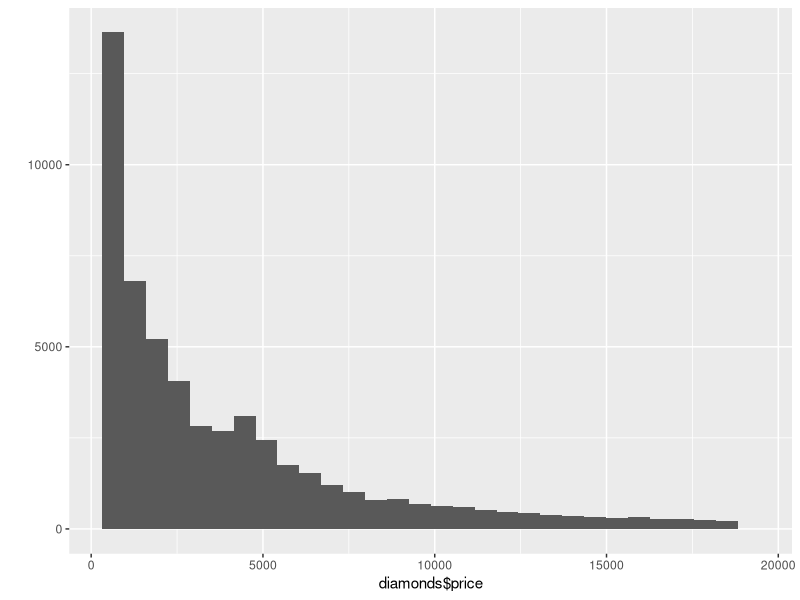
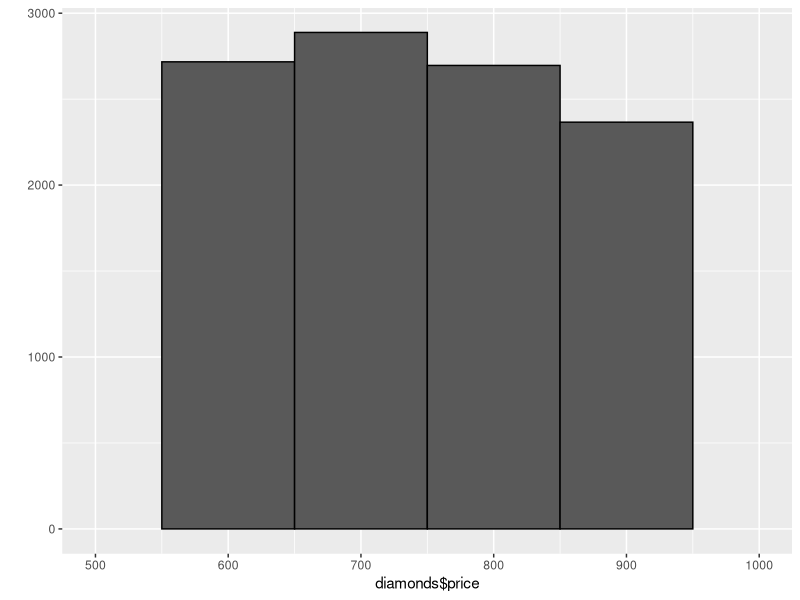
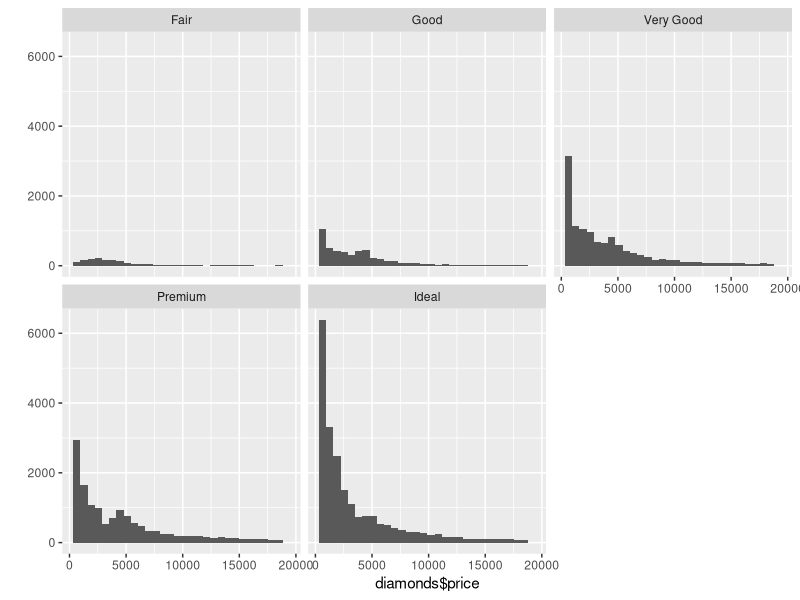
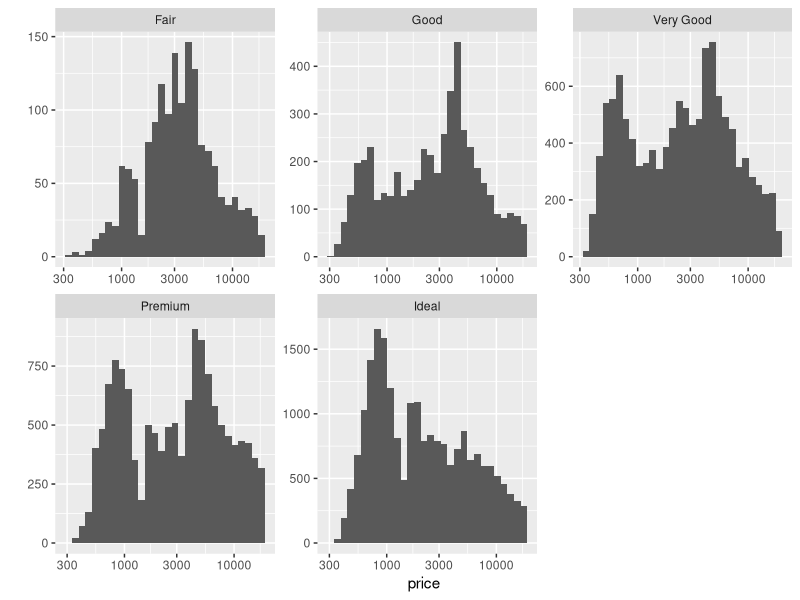
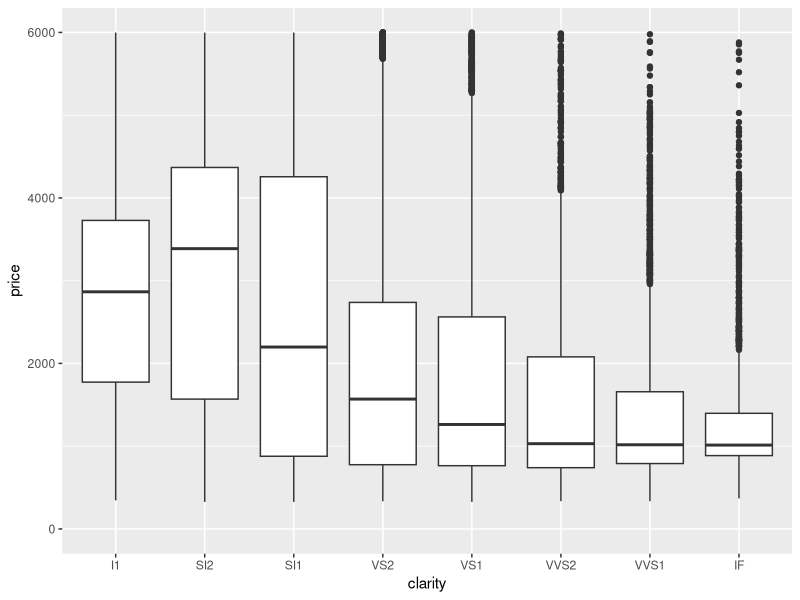
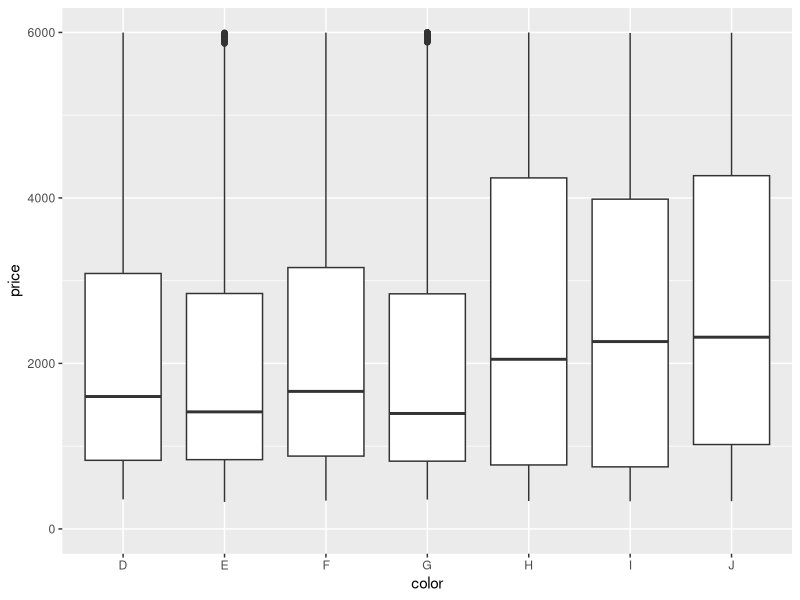

Reproduce these figures in R, in order. (Note: this script raises an error after producing the figures.)
library(ggplot2) #must load the ggplot package first
data(diamonds) #loads the diamonds data set since it comes with the ggplot package
names(diamonds)
summary(diamonds)
?diamonds

qplot(x = diamonds$price, data = diamonds)
qplot(x = diamonds$price, data = diamonds, xlim = c(500,1000),
      binwidth = 100, color = I('black'))

less500 <- subset(diamonds, diamonds$price <500)
less250 <- subset(diamonds, diamonds$price < 250)
more15000 <- subset(diamonds, diamonds$price >= 15000)

qplot(x = diamonds$price, data = diamonds)+
  facet_wrap(~cut)

summary(diamonds)

most <- subset(diamonds, diamonds$price == 18823)
most
lowest <- subset(diamonds, diamonds$price == 326)
lowest

by(diamonds, diamonds$cut, summary)
qplot(x = price, data = diamonds) + 
  facet_wrap(~cut, scales = "free") +
  scale_x_log10()

qplot(x = clarity, y = price,
      data = diamonds, 
      geom = 'boxplot')+
  scale_y_continuous(limits = c(0,6000))

qplot(x = color, y = price,
      data = diamonds, 
      geom = 'boxplot')+
  scale_y_continuous(limits = c(0,6000))
names(diamonds)
?diamonds
colorD = subset(diamonds,color == 'D')
colorJ = subset(diamonds,color == 'J')
summary(colorD)
summary(colorJ)

IQR(colorD$price)
IQR(colorJ$price)

qplot(x = friend_count, y = ..count../sum(..count..), 
      data = subset(pf, !is.na(gender)),
      xlab = 'Friend Count',
      ylab = 'Proportion of Users with that Friend Count',
      binwidth = 10, geom = 'freqpoly', color = gender) +
  scale_x_continuous(lim = c(0,1000), breaks = seq(0, 1000, 50))

qplot(x = carat, data = diamonds,binwidth = 0.5)+
  scale_x_continuous(breaks = seq(0.25, 1.5, 0.1), lim = c(0.25,5))+
  scale_y_continuous(breaks = seq(0,10000,1000), lim = c(0,3000))

qplot(x = carat, data = diamonds, geom = 'freqpoly')+
  scale_x_continuous(breaks = seq(0,2.5,0.2), lim = c(0,2.5))+
  scale_y_continuous(lim = c(2000,15000))

summary(diamonds$carat)

df <- diamonds$carat
table(unlist(df))
as.data.frame(table(unlist(df)))